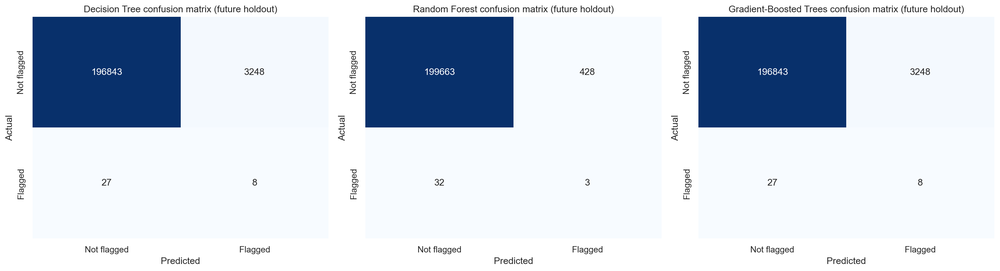
#> input picture artifacts/debug-run-20261023/confusion_matrices.png, 1000 x 271 px, shrunk from 2855 x 774 before the run
$ python -i model_pipeline.py   (imports and definitions only)
#> lines starting #> are read from the running program, lines starting #| are printed output that depends on the picture
import csv
import json
from pathlib import Path
from time import perf_counter
from typing import TypedDict

from pyspark import StorageLevel
from pyspark.ml import Pipeline
from pyspark.ml.classification import (
    DecisionTreeClassifier,
    GBTClassifier,
    RandomForestClassifier,
)
from pyspark.ml.evaluation import BinaryClassificationEvaluator
from pyspark.ml.feature import (
    MinMaxScaler,
    OneHotEncoder,
    StringIndexer,
    VectorAssembler,
)
from pyspark.ml.functions import vector_to_array
from pyspark.sql import DataFrame
from pyspark.sql import functions as F

from src.feature_engineering import CLASSIFICATION_FEATURES


class ModelEvaluationResult(TypedDict):
    comparison: DataFrame | None
    models: dict[str, object]
    predictions: dict[str, DataFrame]
    feature_names: list[str]


def _chronological_splits(
    data: DataFrame,
) -> tuple[DataFrame, DataFrame, DataFrame]:
    """Use disjoint earliest 60%, middle 20%, and latest 20% time periods."""
    cutoffs = data.select(
        F.unix_timestamp("timestamp").alias("split_epoch")
    ).approxQuantile("split_epoch", [0.6, 0.8], 0.001)
    if len(cutoffs) != 2:
        empty = data.limit(0)
        return empty, empty, empty
    first_cutoff, second_cutoff = cutoffs
    event_epoch = F.unix_timestamp("timestamp")
    return (
        data.filter(event_epoch < first_cutoff),
        data.filter((event_epoch >= first_cutoff) & (event_epoch < second_cutoff)),
        data.filter(event_epoch >= second_cutoff),
    )


# [430 lines left out: functions _class_counts, _classification_metrics, _class_weighted, _select_validation_threshold, _classifier_pipeline, _write_supervised_artifacts and 1 more, not called in this run]

>>> import cv2
>>> picture = cv2.imread('../artifacts/debug-run-20261023/confusion_matrices.png', cv2.IMREAD_GRAYSCALE)
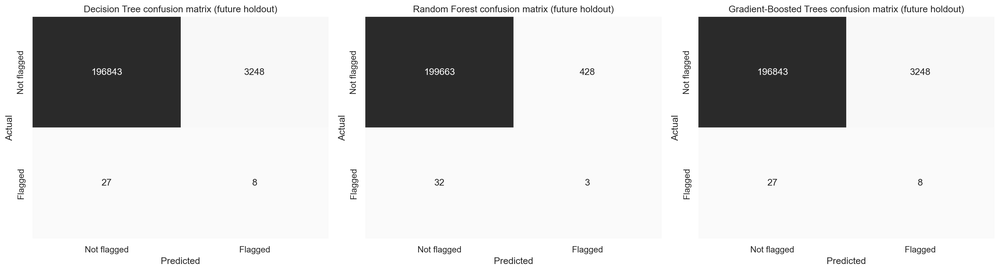
#> picture: shape (271, 1000); min 8, max 255, mean 211.1
#> (the run stopped early here; a loop or call above may not have finished)

$ run again, on artifacts/debug-run-20261023/model_comparison.png
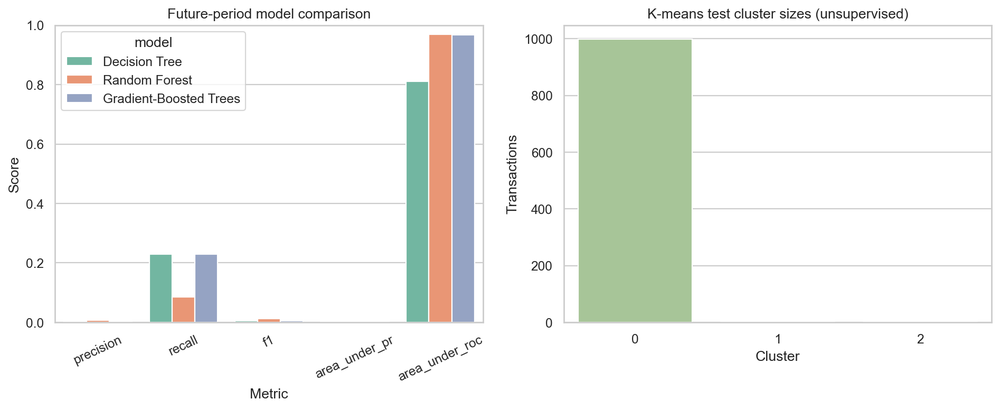
#> input picture artifacts/debug-run-20261023/model_comparison.png, 1000 x 409 px, shrunk from 1894 x 774 before the run
#> `picture = cv2.imread('../artifacts/debug-run-20261023/confusion_matric..`:
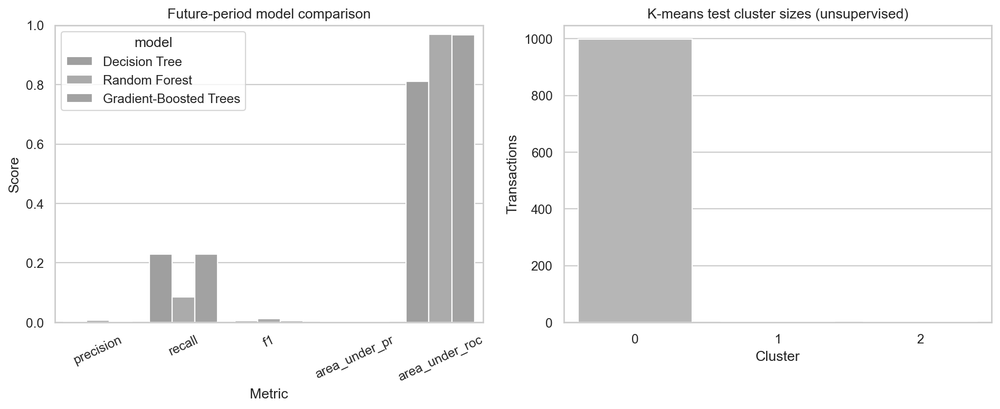
#> picture: shape (409, 1000); min 0, max 255, mean 240.9

$ run again, on artifacts/debug-run-20261023/transaction_flow_map.png
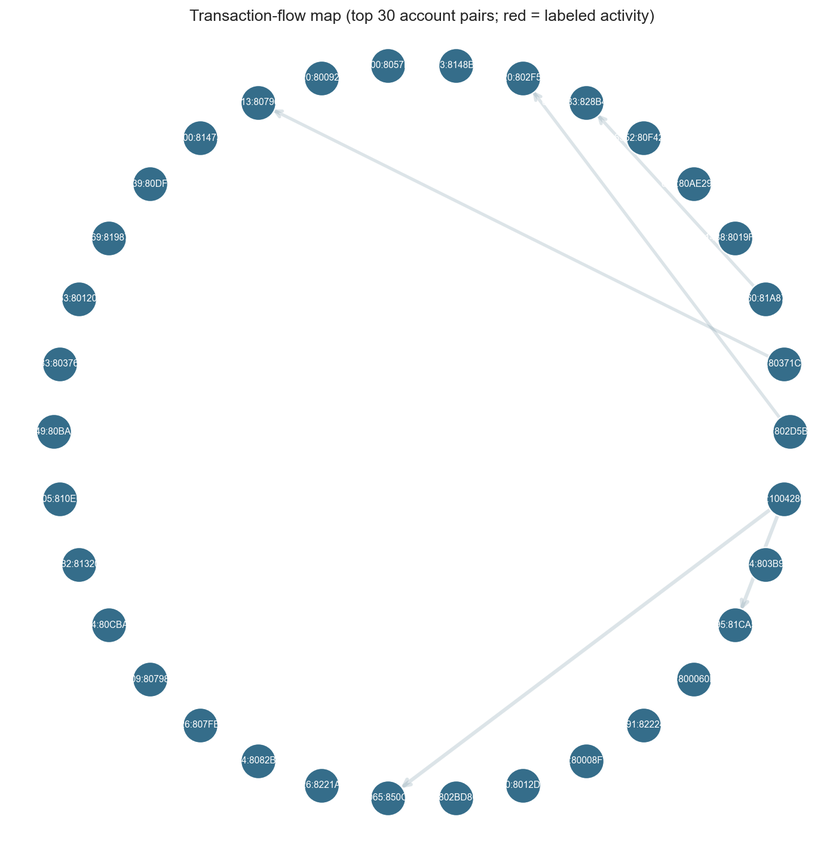
#> input picture artifacts/debug-run-20261023/transaction_flow_map.png, 836 x 844 px, shrunk from 1399 x 1414 before the run
#> `picture = cv2.imread('../artifacts/debug-run-20261023/confusion_matric..`:
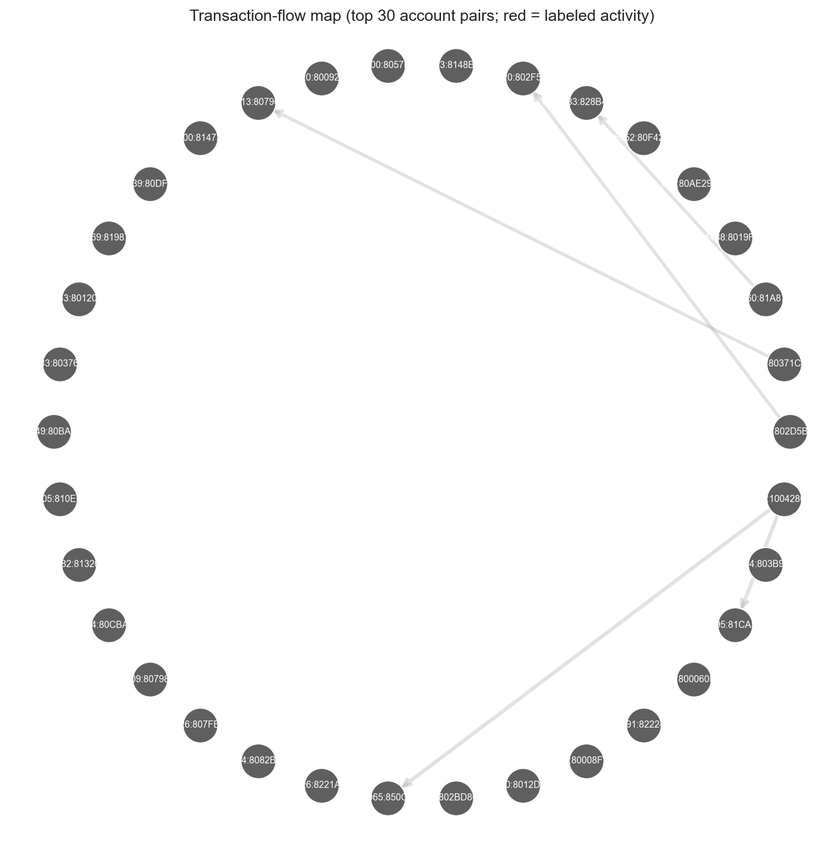
#> picture: shape (844, 836); min 3, max 255, mean 247.9
